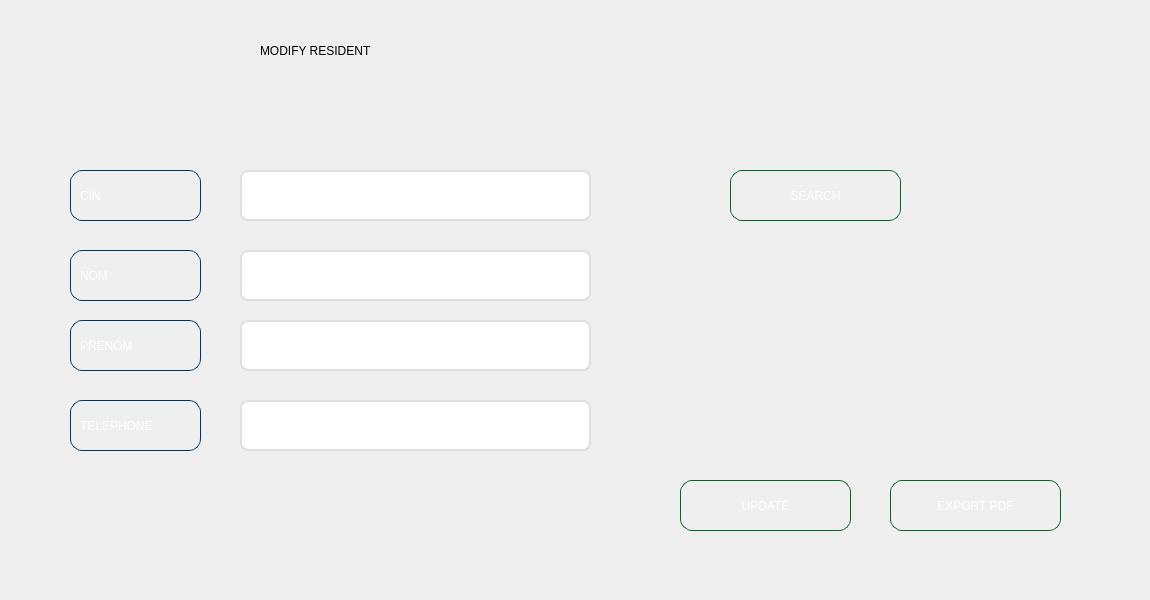
    <widget class="QWidget" name="tab_2">
     <attribute name="title">
      <string>MODIFY</string>
     </attribute>
     <widget class="QWidget" name="widget_5" native="true">
      <property name="geometry">
       <rect>
        <x>0</x>
        <y>-10</y>
        <width>1141</width>
        <height>591</height>
       </rect>
      </property>
      <widget class="QLabel" name="label_13">
       <property name="geometry">
        <rect>
         <x>260</x>
         <y>30</y>
         <width>561</width>
         <height>61</height>
        </rect>
       </property>
       <property name="styleSheet">
        <string notr="true">font: 700 italic 36pt &quot;Times New Roman&quot;;</string>
       </property>
       <property name="text">
        <string>MODIFY RESIDENT</string>
       </property>
      </widget>
      <widget class="QLabel" name="label_6">
       <property name="geometry">
        <rect>
         <x>760</x>
         <y>40</y>
         <width>121</width>
         <height>81</height>
        </rect>
       </property>
       <property name="styleSheet">
        <string notr="true">background:transparent;</string>
       </property>
       <property name="text">
        <string/>
       </property>
       <property name="pixmap">
        <pixmap>../../Downloads/Capture_d_écran_2025-09-29_075328-removebg-preview.png</pixmap>
       </property>
       <property name="scaledContents">
        <bool>true</bool>
       </property>
      </widget>
      <widget class="QLineEdit" name="LineEdit_nom_update">
       <property name="geometry">
        <rect>
         <x>240</x>
         <y>260</y>
         <width>351</width>
         <height>51</height>
        </rect>
       </property>
       <property name="styleSheet">
        <string notr="true">QLineEdit {
    background-color: white;
    border: 2px solid #e0e0e0;
    border-radius: 8px;
    padding: 8px;
    font-size: 14px;
    color: #333;
}

QLineEdit:hover {
    border: 2px solid #29b6f6;
    background-color: #f9f9f9;
}

QLineEdit:focus {
    border: 2px solid #0d47a1;
    background-color: white;
}</string>
       </property>
      </widget>
      <widget class="QLineEdit" name="LineEdit_prenom_update">
       <property name="geometry">
        <rect>
         <x>240</x>
         <y>330</y>
         <width>351</width>
         <height>51</height>
        </rect>
       </property>
       <property name="styleSheet">
        <string notr="true">QLineEdit {
    background-color: white;
    border: 2px solid #e0e0e0;
    border-radius: 8px;
    padding: 8px;
    font-size: 14px;
    color: #333;
}

QLineEdit:hover {
    border: 2px solid #29b6f6;
    background-color: #f9f9f9;
}

QLineEdit:focus {
    border: 2px solid #0d47a1;
    background-color: white;
}</string>
       </property>
      </widget>
      <widget class="QLineEdit" name="LineEdit_cin_update">
       <property name="geometry">
        <rect>
         <x>240</x>
         <y>180</y>
         <width>351</width>
         <height>51</height>
        </rect>
       </property>
       <property name="styleSheet">
        <string notr="true">QLineEdit {
    background-color: white;
    border: 2px solid #e0e0e0;
    border-radius: 8px;
    padding: 8px;
    font-size: 14px;
    color: #333;
}

QLineEdit:hover {
    border: 2px solid #29b6f6;
    background-color: #f9f9f9;
}

QLineEdit:focus {
    border: 2px solid #0d47a1;
    background-color: white;
}</string>
       </property>
      </widget>
      <widget class="QLineEdit" name="LineEdit_tel_update">
       <property name="geometry">
        <rect>
         <x>240</x>
         <y>410</y>
         <width>351</width>
         <height>51</height>
        </rect>
       </property>
       <property name="styleSheet">
        <string notr="true">QLineEdit {
    background-color: white;
    border: 2px solid #e0e0e0;
    border-radius: 8px;
    padding: 8px;
    font-size: 14px;
    color: #333;
}

QLineEdit:hover {
    border: 2px solid #29b6f6;
    background-color: #f9f9f9;
}

QLineEdit:focus {
    border: 2px solid #0d47a1;
    background-color: white;
}</string>
       </property>
      </widget>
      <widget class="QPushButton" name="updateButton">
       <property name="geometry">
        <rect>
         <x>680</x>
         <y>490</y>
         <width>171</width>
         <height>51</height>
        </rect>
       </property>
       <property name="styleSheet">
        <string notr="true">QPushButton { 
    font: 700 italic 10pt &quot;Times New Roman&quot;;
    color: white;
    background: qlineargradient(
        x1: 0, y1: 0, x2: 1, y2: 1,
        stop: 0 #00ff66,   /* vert clair vif */
        stop: 1 #009933    /* vert un peu plus foncé */
    );
    border: 1px solid #006622; /* contour vert foncé subtil */
    border-radius: 12px;
    padding: 6px;
}

QPushButton:hover {
    background: qlineargradient(
        x1: 0, y1: 0, x2: 1, y2: 1,
        stop: 0 #00cc55,   /* vert foncé */
        stop: 1 #007722    /* vert encore plus profond */
    );
}
</string>
       </property>
       <property name="text">
        <string>UPDATE</string>
       </property>
      </widget>
      <widget class="QPushButton" name="searchButton">
       <property name="geometry">
        <rect>
         <x>730</x>
         <y>180</y>
         <width>171</width>
         <height>51</height>
        </rect>
       </property>
       <property name="styleSheet">
        <string notr="true">QPushButton { 
    font: 700 italic 10pt &quot;Times New Roman&quot;;
    color: white;
    background: qlineargradient(
        x1: 0, y1: 0, x2: 1, y2: 1,
        stop: 0 #00ff66,   /* vert clair vif */
        stop: 1 #009933    /* vert un peu plus foncé */
    );
    border: 1px solid #006622; /* contour vert foncé subtil */
    border-radius: 12px;
    padding: 6px;
}

QPushButton:hover {
    background: qlineargradient(
        x1: 0, y1: 0, x2: 1, y2: 1,
        stop: 0 #00cc55,   /* vert foncé */
        stop: 1 #007722    /* vert encore plus profond */
    );
}
</string>
       </property>
       <property name="text">
        <string>SEARCH</string>
       </property>
      </widget>
      <widget class="QPushButton" name="exportPDF2Button">
       <property name="geometry">
        <rect>
         <x>890</x>
         <y>490</y>
         <width>171</width>
         <height>51</height>
        </rect>
       </property>
       <property name="styleSheet">
        <string notr="true">QPushButton { 
    font: 700 italic 10pt &quot;Times New Roman&quot;;
    color: white;
    background: qlineargradient(
        x1: 0, y1: 0, x2: 1, y2: 1,
        stop: 0 #00ff66,   /* vert clair vif */
        stop: 1 #009933    /* vert un peu plus foncé */
    );
    border: 1px solid #006622; /* contour vert foncé subtil */
    border-radius: 12px;
    padding: 6px;
}

QPushButton:hover {
    background: qlineargradient(
        x1: 0, y1: 0, x2: 1, y2: 1,
        stop: 0 #00cc55,   /* vert foncé */
        stop: 1 #007722    /* vert encore plus profond */
    );
}
</string>
       </property>
       <property name="text">
        <string>EXPORT PDF</string>
       </property>
      </widget>
      <widget class="QLabel" name="label_7">
       <property name="geometry">
        <rect>
         <x>70</x>
         <y>180</y>
         <width>131</width>
         <height>51</height>
        </rect>
       </property>
       <property name="styleSheet">
        <string notr="true">QLabel {
    font: 700 italic 10pt &quot;Times New Roman&quot;;
    color: white;
    background: qlineargradient(
        x1: 0, y1: 0, x2: 1, y2: 1,
        stop: 0 #001F3F,   /* bleu marine profond */
        stop: 1 #004080    /* bleu marine plus clair */
    );
    border: 1px solid #003366; /* contour subtil bleu foncé */
    border-radius: 12px;       /* coins arrondis */
    padding: 6px;
    qproperty-alignment: 'AlignCenter'; /* texte centré */
}
</string>
       </property>
       <property name="text">
        <string>CIN</string>
       </property>
      </widget>
      <widget class="QLabel" name="label_8">
       <property name="geometry">
        <rect>
         <x>70</x>
         <y>330</y>
         <width>131</width>
         <height>51</height>
        </rect>
       </property>
       <property name="styleSheet">
        <string notr="true">QLabel {
    font: 700 italic 10pt &quot;Times New Roman&quot;;
    color: white;
    background: qlineargradient(
        x1: 0, y1: 0, x2: 1, y2: 1,
        stop: 0 #001F3F,   /* bleu marine profond */
        stop: 1 #004080    /* bleu marine plus clair */
    );
    border: 1px solid #003366; /* contour subtil bleu foncé */
    border-radius: 12px;       /* coins arrondis */
    padding: 6px;
    qproperty-alignment: 'AlignCenter'; /* texte centré */
}
</string>
       </property>
       <property name="text">
        <string>PRENOM</string>
       </property>
      </widget>
      <widget class="QLabel" name="label_9">
       <property name="geometry">
        <rect>
         <x>70</x>
         <y>260</y>
         <width>131</width>
         <height>51</height>
        </rect>
       </property>
       <property name="styleSheet">
        <string notr="true">QLabel {
    font: 700 italic 10pt &quot;Times New Roman&quot;;
    color: white;
    background: qlineargradient(
        x1: 0, y1: 0, x2: 1, y2: 1,
        stop: 0 #001F3F,   /* bleu marine profond */
        stop: 1 #004080    /* bleu marine plus clair */
    );
    border: 1px solid #003366; /* contour subtil bleu foncé */
    border-radius: 12px;       /* coins arrondis */
    padding: 6px;
    qproperty-alignment: 'AlignCenter'; /* texte centré */
}
</string>
       </property>
       <property name="text">
        <string>NOM</string>
       </property>
      </widget>
      <widget class="QLabel" name="label_10">
       <property name="geometry">
        <rect>
         <x>70</x>
         <y>410</y>
         <width>131</width>
         <height>51</height>
        </rect>
       </property>
       <property name="styleSheet">
        <string notr="true">QLabel {
    font: 700 italic 10pt &quot;Times New Roman&quot;;
    color: white;
    background: qlineargradient(
        x1: 0, y1: 0, x2: 1, y2: 1,
        stop: 0 #001F3F,   /* bleu marine profond */
        stop: 1 #004080    /* bleu marine plus clair */
    );
    border: 1px solid #003366; /* contour subtil bleu foncé */
    border-radius: 12px;       /* coins arrondis */
    padding: 6px;
    qproperty-alignment: 'AlignCenter'; /* texte centré */
}
</string>
       </property>
       <property name="text">
        <string>TELEPHONE</string>
       </property>
      </widget>
     </widget>
    </widget>
